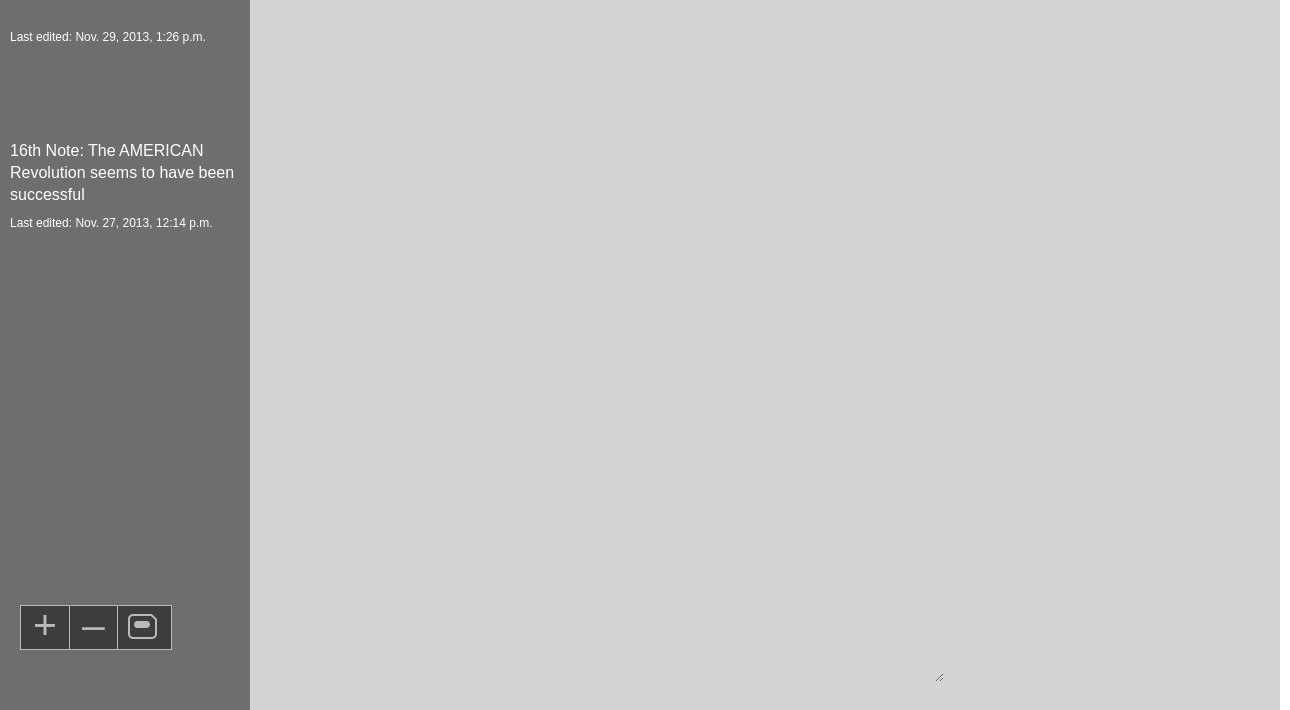
The app's page /update/, older data.
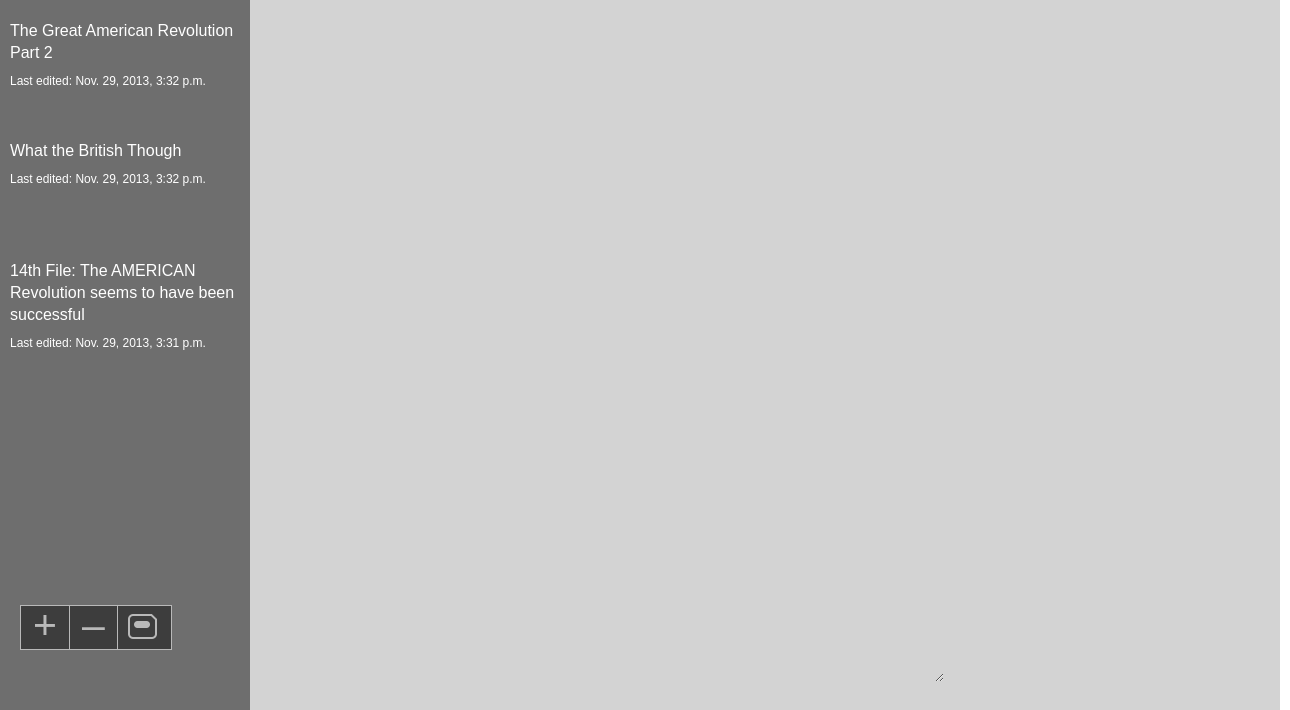
The same page, newer data.
### notes/models.py (models this page shows, shortened)
class Note(models.Model):
	title = models.CharField(max_length=100)
	content = models.TextField()
	first_published_date = models.DateTimeField(auto_now=True)
	last_update_date = models.DateTimeField(auto_now=True)

### notes/views.py (the view)
# urls.py: url(r'^update/$', views.update, name='update'),
def update(request):
	"""Updates a specific note in the Database"""
	template = 'notes/update.html'
	list_of_notes = Note.objects.all().order_by('-last_update_date')
	if request.method == 'POST':
		form = NotesForm(request.POST)
		if form.is_valid():
			print "WE HIT THE FORM!"
			title = form.cleaned_data['title']
			content = form.cleaned_data['content']
			noteid = form.cleaned_data['noteid']
			note = Note.objects.get(pk=noteid)
			note.title = title
			note.content = content
			note.save()
			return HttpResponseRedirect('/')
	else:
		form = NotesForm()
		context = {'list_of_notes': list_of_notes, 'form':form}
		return render(request, template, context)

### notes/views.py
class NotesForm(forms.Form):
    title = forms.CharField(max_length=150)
    content = forms.CharField(widget=forms.Textarea(attrs={'rows':30, 'cols':65}))
    noteid = forms.CharField()

### notes/templates/notes/update.html (shortened to what this page needs)
<!DOCTYPE html>
 <html class="no-js">
    <head>
        {% load staticfiles %}
        <link rel="stylesheet" type="text/css" href="{% static 'notes/style.css' %}" />
    </head>
    <body>
        <div class="main_container">
            {% if not deleted %}
                <form action="/" method="post">{% csrf_token %}
            {% else %}
                <form method="post" action="javascript:;">
            {% endif %}
            <section class="notes_list">
                {% block empty %}
                    {% if list_of_notes %}
                        {% for note in list_of_notes %}
                            <a href="{% url 'notes:read' note_id=note.id %}">
                                <div class="note_selector {% if note.id == target.id %} selected {% endif %}">
                                <h2>{{ note.title }}</h2>
                                <p>Last edited: {{ note.last_update_date }}</p>
                                </div>
                            </a>
                        {% endfor %}
                    {% endif %}
                <div class="nav_buttons">
                    <a href="{% url 'notes:create' %}">+</a>
                    <a href="{% if not deleted %}{% else %}javascript:;{% endif %}">–</a>
                    <input type="submit" value='' style="background:url({% static 'notes/savedisk.png' %}) no-repeat;">
                </div>
            </section>
            <section class="note_text">
                {% if list_of_notes %}
                    {% if newspace %}
                        <a href="javascript:;">
                            <div class="note_selector selected">
                                <h2>New note</h2>
                                <p>To be published now</p>
                            </div>
                        </a>
                    {% else %}
                        {% if deleted %}
                            <h1>Note: {{ tempid }} was deleted</h1>
                            <p>Please enter a note</p>
                        {% else %}
                            <div class="note_title">
                                {{ form.title }}
                            </div>
                            <div class="note_content">
                                {{ form.content }}
                            </div>
                           </form>
                        {% endif %}
                    {% endif %}
                {% else %}
                    <h1>Please enter a title</h1>
                    <p>Please enter a note</p>
                {% endif %}
                {% endblock empty %}
        </div>
    </body>
</html>

Row changes from the older to the newer data that the page shows:
removed Note: last_update_date "Nov. 29, 2013, 1:26 p.m."
added Note: title "The Great American Revolution Part 2", last_update_date "Nov. 29, 2013, 3:32 p.m."
added Note: title "What the British Though", last_update_date "Nov. 29, 2013, 3:32 p.m."
changed Note: title "16th Note: The AMERICAN Revolution seems to have been successful" → "14th File: The AMERICAN Revolution seems to have been successful"; last_update_date "Nov. 27, 2013, 12:14 p.m." → "Nov. 29, 2013, 3:31 p.m."
